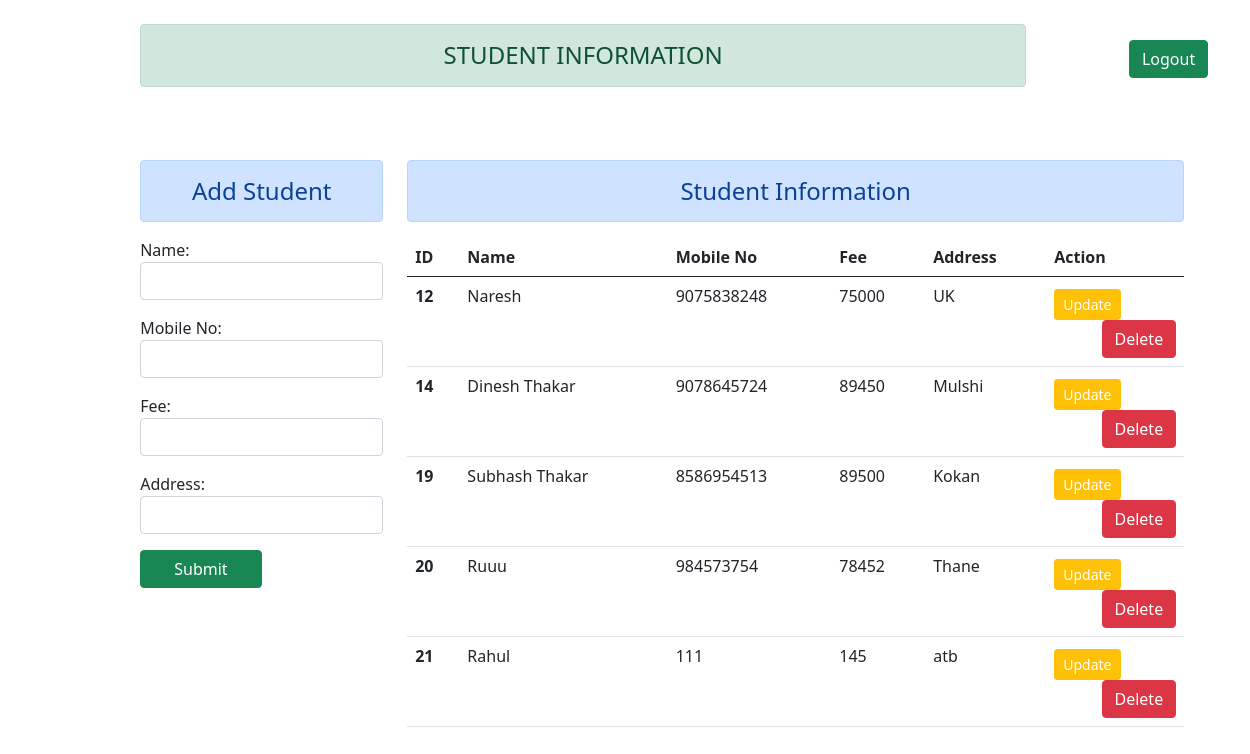
/s (signed in), run on the app's committed database.
### app/models.py (models this page shows)
class StudentInfo(models.Model):
    name = models.CharField(max_length=35)
    Mobile_No = models.IntegerField()
    Fee = models.IntegerField()
    Address = models.CharField(max_length=100)

### app/views.py (the view)
# urls.py: path("s", Student_retrieve, name="retrieve"),
def Student_retrieve(request):
    template_name = "app/index.html"
    form = StudentForm()
    if request.method == "POST":
        form = StudentForm(request.POST)
        if form.is_valid:
            form.save()
        form = StudentForm()
    obj = StudentInfo.objects.all()
    return render (request, template_name, {"form":form, "obj":obj})

### app/forms.py
class StudentForm(forms.ModelForm):
    class Meta:
        fields = "__all__"
        model = StudentInfo
        widgets = {
            "name":forms.TextInput(attrs={"class":"form-control"}),
            "Mobile_No":forms.NumberInput( attrs={"class":"form-control"}),
            "Fee":forms.NumberInput(attrs={"class":"form-control"}),
            "Address":forms.TextInput(attrs={"class":"form-control"}),
        }

### templates/app/index.html (shortened to what this page needs)
{% extends "app/base.html" %}
{% block content %}
<div class="row ">
    <div class="col-sm-3 ">
        <h4 class="alert alert-primary">Add Student </h4>
        <form method="POST" class="text-start">
            {{form.as_p}}
            <input type="submit" class="btn btn-success col-6" value="Submit">
        </form>
    </div>
    {% if request.user.is_authenticated %}
    <div class="col-sm-9 ">
        <h4 class="alert alert-primary">Student Information</h4>
            <table class="table table-hover">
                <thead>
                    <tr>
                        <th scope="col">ID</th>
                        <th scope="col">Name</th>
                        <th scope="col">Mobile No</th>
                        <th scope="col">Fee</th>
                        <th scope="col">Address</th>
                        <th scope="col">Action</th>
                    </tr>
                </thead>
                <tbody>
                    {% for i in obj %}
                    <tr>
                        <th scope="row">{{i.id}}</th>
                        <td>{{i.name}}</td>
                        <td>{{i.Mobile_No}}</td>
                        <td>{{i.Fee}}</td>
                        <td>{{i.Address}}</td>
                        <td>
                            <a href="{% url "update_url" i.id %}" class="btn btn-warning btn-sm pt-1.6 mt-1 text-white float-start">Update</a>
                            <form action="{% url "delete_url" i.id %}" method="POST">
                            <input  type="submit" value="Delete" class="btn btn-danger float-end ">
                            </form>
                        </td>
                    </tr>
                    {% endfor %}
                </tbody>
            </table>
    </div>
    {% endif %}
</div>
{% endblock %}

### templates/app/base.html (shortened to what this page needs)
<html>
    <head>
        <link href="https://cdn.jsdelivr.net/npm/bootstrap@5.0.2/dist/css/bootstrap.min.css" rel="stylesheet">
    </head>
    <body class="container row mt-3 text-center offset-1">
        <div class="col-sm-10">
            <h4 class=" mt-2 alert alert-success "> STUDENT INFORMATION</h4>
        </div>
        <div class="col-sm-2 mt-4">
            {% if request.user.is_authenticated %}
            <a href="{% url "logout"%}" class="btn btn-success float-end">Logout</a>
            {% else %}
            <a href="{% url "signupview"%}" class="btn btn-warning ">Sign Up</a>
            <a href="{% url "login"%}" class="btn btn-success">Login</a>
            {% endif %}
        </div>
        {% block content %}{% endblock %}
    </body>
</html>

### data on the page
StudentInfo: id "12", name "Naresh", Mobile_No "9075838248", Fee "75000", Address "UK"
StudentInfo: id "14", name "Dinesh Thakar", Mobile_No "9078645724", Fee "89450", Address "Mulshi"
StudentInfo: id "19", name "Subhash Thakar", Mobile_No "8586954513", Fee "89500", Address "Kokan"
StudentInfo: id "20", name "Ruuu", Mobile_No "984573754", Fee "78452", Address "Thane"
StudentInfo: id "21", name "Rahul", Mobile_No "111", Fee "145", Address "atb"
